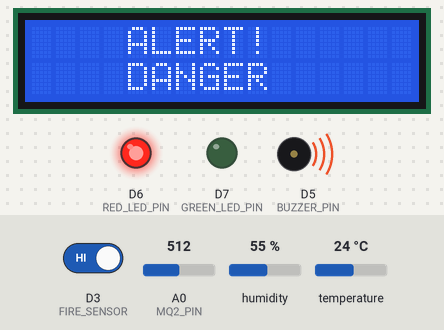
This sketch was run on a simulated ESP8266 (NodeMCU). On the bench: 16×2 character LCD, output pins drawn as LEDs (lit = HIGH), buzzer (waves = sounding, pin HIGH). Inputs (shaded band) come from the test bench; at power-on: A0 (MQ2_PIN) = 512, humidity 55 %, temperature 24 °C, D3 (FIRE_SENSOR) HIGH. WiFi joins after 1.5 s; servers stay silent unless stated; what the sketch prints to the serial monitor is not drawn.

Above: at 6.8 s.
6.9 s: A0 (MQ2_PIN) set to 267
9.9 s: A0 (MQ2_PIN) set to 243
At 10.9 s:
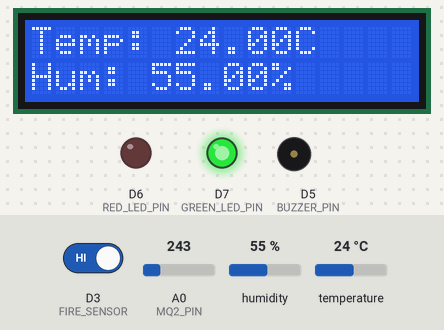
16.3 s: humidity set to 22 %
At 20.0 s:
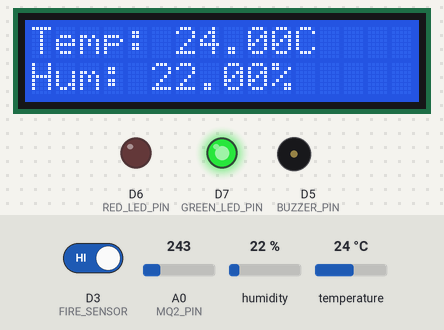
20.9 s: temperature set to 12 °C
At 22.4 s:
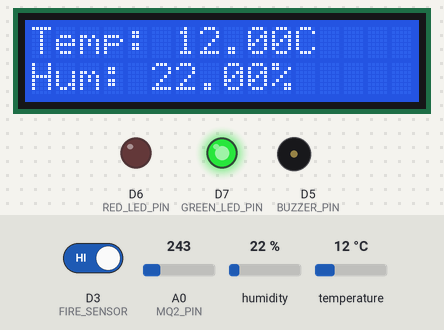
25.5 s: D3 (FIRE_SENSOR) driven LOW
At 27.4 s:
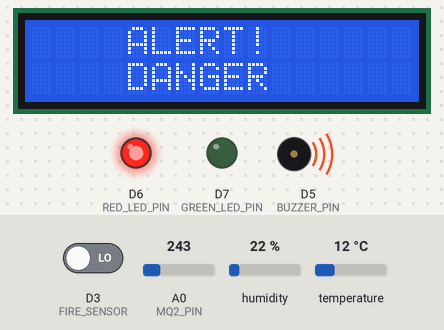
30.1 s: D3 (FIRE_SENSOR) driven HIGH
At 33.5 s:
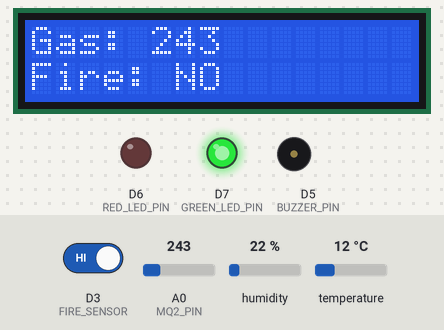
Timing chart, 0 to 35.0 s (numbered marks = the images above; inputs shaded):
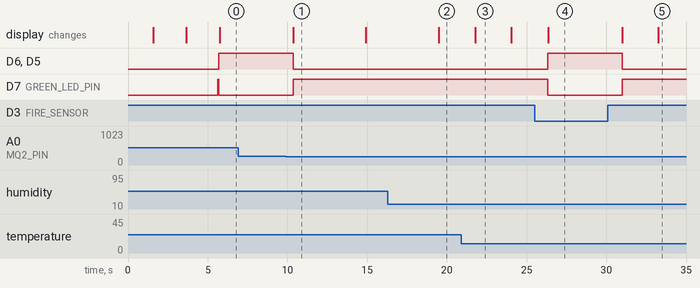

Measured:
- the behaviour switches between 251 and 250 on A0 (MQ2_PIN) (found by bisection; images 0 and 1)
- after the input at 6.9 s, every drawn part: stays the same
- after the input at 9.9 s, D6 (RED_LED_PIN), D5 (BUZZER_PIN): HIGH → LOW after 0.46 s; D7 (GREEN_LED_PIN): LOW → HIGH after 0.46 s; the display: changes after 0.46 s (image 1)
- after the input at 16.3 s, the display: changes after 3.2 s (image 2)
- after the input at 20.9 s, the display: changes after 0.87 s (image 3)
- after the input at 25.5 s, D6 (RED_LED_PIN), D5 (BUZZER_PIN): LOW → HIGH after 0.83 s; D7 (GREEN_LED_PIN): HIGH → LOW after 0.83 s; the display: changes after 0.87 s (image 4)
- after the input at 30.1 s, D6 (RED_LED_PIN), D5 (BUZZER_PIN): HIGH → LOW after 0.89 s; D7 (GREEN_LED_PIN): LOW → HIGH after 0.89 s; the display: first changes after 0.89 s (image 5 shows a later state)
- what the display in image 1 shows lasts 4.5 s, from 10.4 s to 14.9 s

The sketch:

AC_Burst_Monitoring_System_with_Thinkspeak.ino
```cpp
#include <ESP8266WiFi.h>
#include <DHT.h>
#include <Wire.h>
#include <ThingSpeak.h>
#include <LiquidCrystal_I2C.h>

// WiFi credentials
const char* ssid = "Gunslinger";       // Replace with your WiFi SSID
const char* password = "12@#hridoy#@12"; // Replace with your WiFi password

// ThingSpeak API Key
const char* server = "api.thingspeak.com";
const char* apiKey = "FF44606RPFOMXC5W"; // Replace with your ThingSpeak API Key

// Pin definitions
#define DHTPIN D2                 // DHT22 sensor connected to D2
#define DHTTYPE DHT22             // Define sensor type DHT22
#define MQ2_PIN A0                // MQ-2 connected to A0 (analog input)
#define FIRE_SENSOR D3            // Fire sensor connected to D3 (GPIO 0)
#define BUZZER_PIN D5             // Buzzer connected to D5 (GPIO 14)
#define RED_LED_PIN D6            // Red LED connected to D6 (GPIO 12)
#define GREEN_LED_PIN D7          // Green LED connected to D7 (GPIO 13)

DHT dht(DHTPIN, DHTTYPE);
LiquidCrystal_I2C lcd(0x27, 16, 2); // LCD at address 0x27, 16 chars and 2 rows

const float TEMP_THRESHOLD = 50.0;   // Temperature threshold (in Celsius)
const int GAS_THRESHOLD = 250;      // Analog threshold for gas detection
const int FIRE_DETECTED = LOW;      // Fire sensor triggers when LOW

WiFiClient client;

void setup() {
  Serial.begin(9600);

  // Initialize WiFi
  WiFi.begin(ssid, password);
  Serial.print("Connecting to WiFi");
  while (WiFi.status() != WL_CONNECTED) {
    delay(500);
    Serial.print(".");
  }
  Serial.println("\nConnected to WiFi");

  // Initialize DHT sensor
  dht.begin();

  // Initialize LCD
  lcd.init();
  lcd.backlight();
  lcd.clear();
  lcd.setCursor(0, 0);
  lcd.print("Smart AC Monitor");
  delay(2000);
  lcd.clear();

  // Initialize WiFi
  lcd.setCursor(0, 0);
  lcd.print("Connecting to");
  lcd.setCursor(0, 1);
  lcd.print("WiFi...");
  WiFi.begin(ssid, password);
  Serial.print("Connecting to WiFi");
  while (WiFi.status() != WL_CONNECTED) {
    delay(500);
    Serial.print(".");
  }

  // WiFi connected
  lcd.clear();
  lcd.setCursor(0, 0);
  lcd.print("WiFi Connected!");
  lcd.setCursor(0, 1);
  lcd.print(WiFi.localIP().toString());
  delay(2000);
  lcd.clear();
  Serial.println("\nConnected to WiFi");


  // Initialize pins
  pinMode(MQ2_PIN, INPUT);
  pinMode(FIRE_SENSOR, INPUT);
  pinMode(BUZZER_PIN, OUTPUT);
  pinMode(RED_LED_PIN, OUTPUT);
  pinMode(GREEN_LED_PIN, OUTPUT);

  digitalWrite(BUZZER_PIN, LOW);      // Start with buzzer off
  digitalWrite(RED_LED_PIN, LOW);     // Start with red LED off
  digitalWrite(GREEN_LED_PIN, HIGH);  // Start with green LED on to indicate normal state
}

unsigned long previousMillis = 0;
const long interval = 3000; // Switch pages every 3 seconds
int currentPage = 0;

void loop() {
  // ---------- DHT22 Sensor Reading ----------
  float humidity = dht.readHumidity();
  float temperatureDHT = dht.readTemperature();

  // Read Gas Levels from MQ-2
  int gasLevel = analogRead(MQ2_PIN);

  // Read Fire Sensor State
  int fireState = digitalRead(FIRE_SENSOR);


  // Display readings on Serial Monitor
  Serial.print("Temperature: ");
  Serial.print(temperatureDHT);
  Serial.print(" °C, Humidity: ");
  Serial.print(humidity);
  Serial.print("%, Gas Level: ");
  Serial.print(gasLevel);
  Serial.print(", Fire Detected: ");
  Serial.println(fireState == FIRE_DETECTED ? "YES" : "NO");

  // Timer logic for page switching
  unsigned long currentMillis = millis();
  if (currentMillis - previousMillis >= interval) {
    previousMillis = currentMillis; // Reset the timer
    currentPage = (currentPage + 1) % 2; // Toggle between pages (0 and 1)
  }

  // Display data on LCD based on the current page
  lcd.clear();
  if (currentPage == 0) {
    // Page 1: Temperature and Humidity
    lcd.setCursor(0, 0);
    if (isnan(humidity) || isnan(temperatureDHT)) {
      lcd.print("DHT22 Error");
    } else {
      lcd.print("Temp: ");
      lcd.print(temperatureDHT);
      lcd.print("C");
      lcd.setCursor(0, 1);
      lcd.print("Hum: ");
      lcd.print(humidity);
      lcd.print("%");
    }
  } else if (currentPage == 1) {
    // Page 2: Gas Level and Fire Detection
    lcd.setCursor(0, 0);
    lcd.print("Gas: ");
    lcd.print(gasLevel);
    lcd.setCursor(0, 1);
    lcd.print("Fire: ");
    lcd.print(fireState == FIRE_DETECTED ? "YES" : "NO");
  }


  // Check conditions and trigger alarms
  if (temperatureDHT > TEMP_THRESHOLD || gasLevel > GAS_THRESHOLD || fireState == FIRE_DETECTED) {
    triggerAlarm();  // Activate red LED and buzzer in alert state
    lcd.setCursor(0, 0);
    lcd.print("    ALERT!     ");
    lcd.setCursor(0, 1);
    lcd.print("    DANGER     ");
  } else {
    resetAlarm();    // Deactivate red LED and buzzer, turn on green LED for normal state
  }

  // Send data to ThingSpeak
  sendToThingSpeak(temperatureDHT, humidity, gasLevel, fireState == FIRE_DETECTED ? 1 : 0);

  delay(2000); // Update every 2 seconds
}

void triggerAlarm() {
  digitalWrite(BUZZER_PIN, HIGH);   // Turn on buzzer
  digitalWrite(RED_LED_PIN, HIGH);  // Turn on red LED
  digitalWrite(GREEN_LED_PIN, LOW); // Turn off green LED
  Serial.println("ALERT! Potential AC burst detected!");
}

void resetAlarm() {
  digitalWrite(BUZZER_PIN, LOW);    // Turn off buzzer
  digitalWrite(RED_LED_PIN, LOW);   // Turn off red LED
  digitalWrite(GREEN_LED_PIN, HIGH); // Turn on green LED
}

void sendToThingSpeak(float temp, float hum, int gas, int fire) {
  if (client.connect(server, 80)) {
    String url = "/update?api_key=" + String(apiKey) +
                 "&field1=" + String(temp) +
                 "&field2=" + String(hum) +
                 "&field3=" + String(gas) +
                 "&field4=" + String(fire);
    Serial.print("Sending to ThingSpeak: ");
    Serial.println(url);

    client.print(String("GET ") + url + " HTTP/1.1\r\n" +
                 "Host: " + server + "\r\n" +
                 "Connection: close\r\n\r\n");
    client.stop();
  } else {
    Serial.println("Connection to ThingSpeak failed");
  }
}
```
